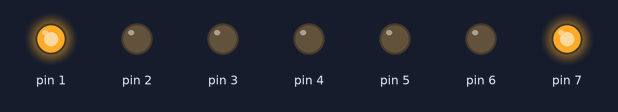
Bench run of a sketch on a simulated Arduino Uno, built with avr-gcc and run on an emulated ATmega328P. Shown: output pins drawn as LEDs (lit = HIGH).

Above: at 0.1 s.
At 1.1 s:
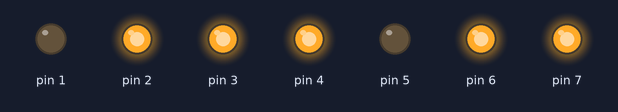
At 2.1 s:
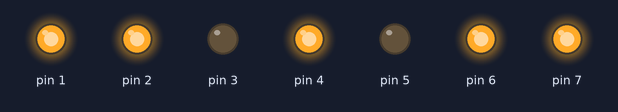
At 4.1 s:
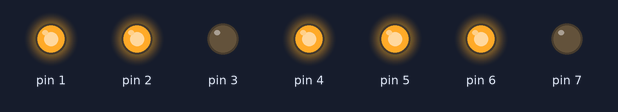
At 6.1 s:
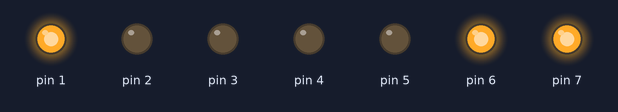
At 8.1 s:
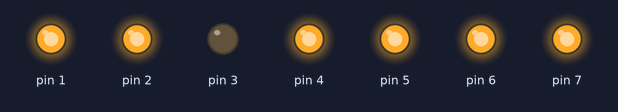
Timing chart, 0 to 9.6 s (numbered marks = the images above):
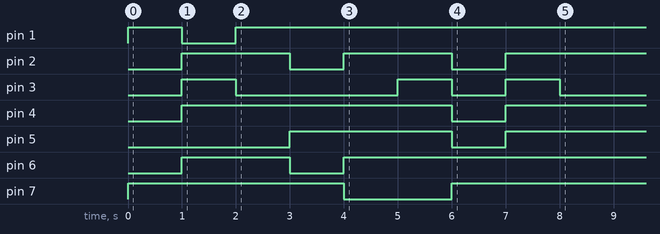

The sketch:

7_segment.ino
```cpp
// C++ code
//
void setup()
{
  pinMode(7, OUTPUT);
  pinMode(1, OUTPUT);
  pinMode(6, OUTPUT);
  pinMode(4, OUTPUT);
  pinMode(3, OUTPUT);
  pinMode(2, OUTPUT);
  pinMode(5, OUTPUT);

  digitalWrite(7, HIGH);
  digitalWrite(1, HIGH);
  delay(1000); // Wait for 1000 millisecond(s)
  digitalWrite(1, LOW);
  digitalWrite(6, HIGH);
  digitalWrite(7, HIGH);
  digitalWrite(4, HIGH);
  digitalWrite(3, HIGH);
  digitalWrite(2, HIGH);
  delay(1000); // Wait for 1000 millisecond(s)
  digitalWrite(3, LOW);
  digitalWrite(6, HIGH);
  digitalWrite(7, HIGH);
  digitalWrite(4, HIGH);
  digitalWrite(1, HIGH);
  digitalWrite(2, HIGH);
  delay(1000); // Wait for 1000 millisecond(s)
  digitalWrite(6, LOW);
  digitalWrite(2, LOW);
  digitalWrite(7, HIGH);
  digitalWrite(4, HIGH);
  digitalWrite(5, HIGH);
  digitalWrite(1, HIGH);
  delay(1000); // Wait for 1000 millisecond(s)
  digitalWrite(7, LOW);
  digitalWrite(6, HIGH);
  digitalWrite(5, HIGH);
  digitalWrite(4, HIGH);
  digitalWrite(1, HIGH);
  digitalWrite(2, HIGH);
  delay(1000); // Wait for 1000 millisecond(s)
  digitalWrite(6, HIGH);
  digitalWrite(5, HIGH);
  digitalWrite(3, HIGH);
  digitalWrite(2, HIGH);
  digitalWrite(1, HIGH);
  digitalWrite(4, HIGH);
  delay(1000); // Wait for 1000 millisecond(s)
  digitalWrite(5, LOW);
  digitalWrite(4, LOW);
  digitalWrite(3, LOW);
  digitalWrite(2, LOW);
  digitalWrite(6, HIGH);
  digitalWrite(7, HIGH);
  digitalWrite(1, HIGH);
  delay(1000); // Wait for 1000 millisecond(s)
  digitalWrite(6, HIGH);
  digitalWrite(7, HIGH);
  digitalWrite(4, HIGH);
  digitalWrite(5, HIGH);
  digitalWrite(1, HIGH);
  digitalWrite(2, HIGH);
  digitalWrite(3, HIGH);
  delay(1000); // Wait for 1000 millisecond(s)
  digitalWrite(3, LOW);
  digitalWrite(2, LOW);
  digitalWrite(6, HIGH);
  digitalWrite(7, HIGH);
  digitalWrite(4, HIGH);
  digitalWrite(5, HIGH);
  digitalWrite(1, HIGH);
  digitalWrite(2, HIGH);
}

void loop()
{
}
```
